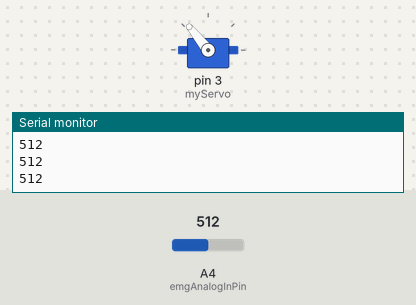
The sketch below on a simulated Arduino Uno, built with avr-gcc and run on an emulated ATmega328P. On the bench: servo, the last lines printed to the serial monitor. The test bench sets the inputs (shaded band); at power-on: A4 (emgAnalogInPin) = 512.

Above: at 1.2 s.
1.3 s: A4 (emgAnalogInPin) set to 716
At 1.7 s:
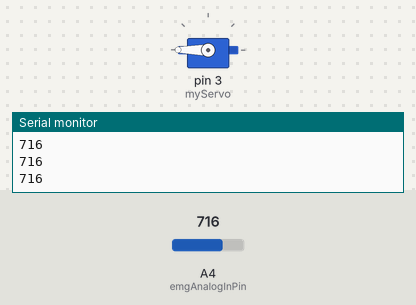
2.8 s: A4 (emgAnalogInPin) set to 306
At 3.9 s:
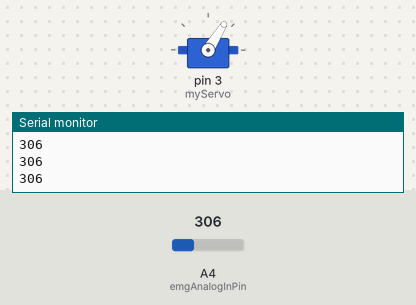
4.3 s: A4 (emgAnalogInPin) set to 122
At 5.4 s:
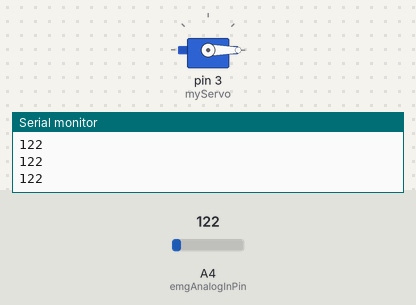
5.8 s: A4 (emgAnalogInPin) set to 900
At 6.3 s:
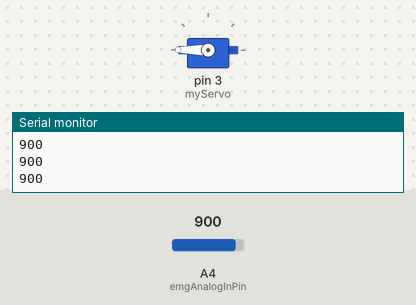
7.3 s: A4 (emgAnalogInPin) set to 0
At 8.4 s:
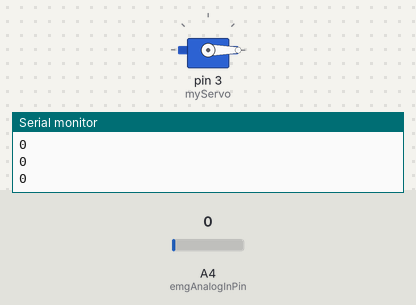
Timing chart, 0 to 9.8 s (numbered marks = the images above; inputs shaded):
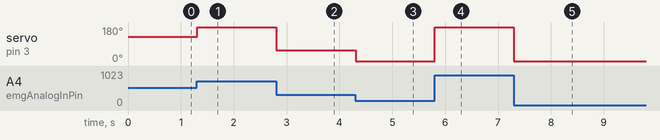

The sketch:

EMGReader.ino
```cpp
#include<Servo.h>

Servo myServo;

int emgAnalogInPin = A4;
int emgSignal = 0;
int motorPosition;

void setup(){
  myServo.attach(3);
  Serial.begin(9600);
}

void loop() {
  emgSignal = analogRead(emgAnalogInPin);
  motorPosition = map(emgSignal, 400, 600, 90, 160);
  myServo.write(motorPosition);
  Serial.println(emgSignal);
  delay(15);
}
```

Measured:
- after the input at 1.3 s, servo on pin 3 (myServo): 129° → 180° at once
- after the input at 2.8 s, servo on pin 3 (myServo): 180° → 58° at once
- after the input at 4.3 s, servo on pin 3 (myServo): 58° → 0° at once
- after the input at 5.8 s, servo on pin 3 (myServo): 0° → 180° at once
- after the input at 7.3 s, servo on pin 3 (myServo): 180° → 0° at once
